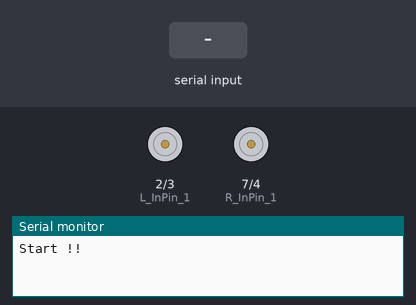
The sketch below on a simulated Arduino Uno, built with avr-gcc and run on an emulated ATmega328P. Shown: motor-driver pin pairs drawn as motors (green arrow = first pin HIGH = forward, orange = second pin HIGH = backward, longer = more drive, scaled by the enable pin), the last lines printed to the serial monitor. The test bench sets the inputs (shaded band).

Above: at 1.2 s.
1.3 s: "1" received over Serial
At 2.5 s:
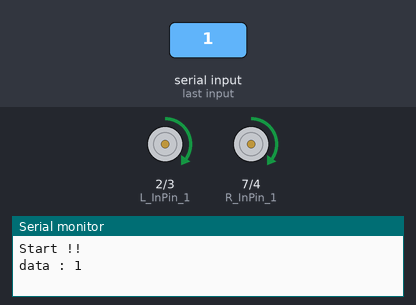
2.8 s: "2" received over Serial
At 3.8 s:
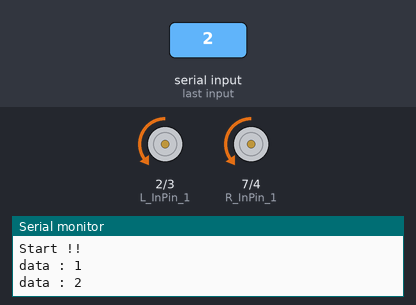
4.3 s: "3" received over Serial
At 5.0 s:
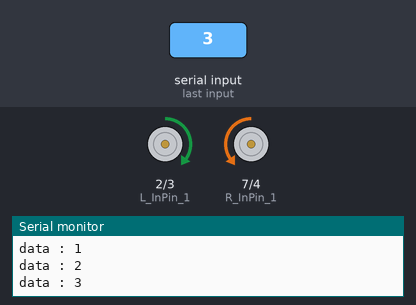
5.8 s: "4" received over Serial
At 6.1 s:
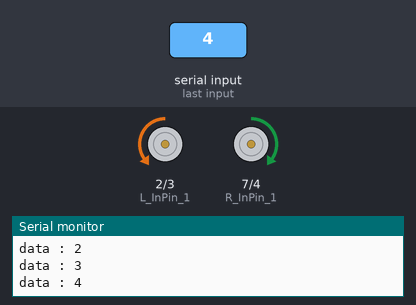
7.3 s: "5" received over Serial
At 8.5 s:
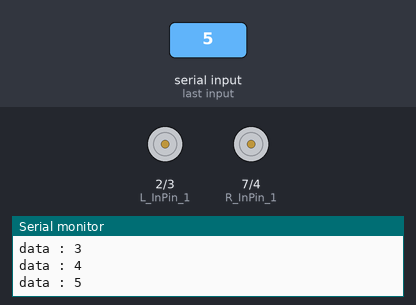
Timing chart, 0 to 9.8 s (numbered marks = the images above; inputs shaded):
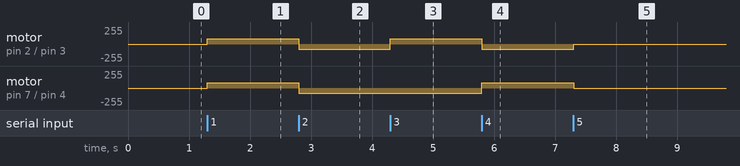

The sketch:

Arduino_L298_Serial.ino
```cpp
int L_InPin_1 = 2;
int L_InPin_2 = 3;
int R_InPin_1 = 7;
int R_InPin_2 = 4;
int L_en = 5;
int R_en = 6;

void setup() {
  pinMode(L_InPin_1,OUTPUT);
  pinMode(L_InPin_2,OUTPUT);
  pinMode(R_InPin_1,OUTPUT);
  pinMode(R_InPin_2,OUTPUT);
  analogWrite(L_en,80);
  analogWrite(R_en,80);
  Serial.begin(9600);
  Serial.print("Start !! \n\n");
}

void Front(int t,int sp){
  analogWrite(L_en,sp);
  analogWrite(R_en,sp);
  digitalWrite(L_InPin_1,HIGH);
  digitalWrite(L_InPin_2,LOW);
  digitalWrite(R_InPin_1,HIGH);
  digitalWrite(R_InPin_2,LOW);
  delay(t);
  }

void Back(int t,int sp){
  analogWrite(L_en,sp);
  analogWrite(R_en,sp);
  digitalWrite(L_InPin_2,HIGH);
  digitalWrite(L_InPin_1,LOW);
  digitalWrite(R_InPin_2,HIGH);
  digitalWrite(R_InPin_1,LOW);
  delay(t);
  }

void Left(int t,int sp){
  analogWrite(L_en,sp);
  analogWrite(R_en,sp);
  digitalWrite(L_InPin_2,HIGH);
  digitalWrite(L_InPin_1,LOW);
  digitalWrite(R_InPin_1,HIGH);
  digitalWrite(R_InPin_2,LOW);
  delay(t);
  }

void Right(int t,int sp){
  analogWrite(L_en,sp);
  analogWrite(R_en,sp);
  digitalWrite(L_InPin_1,HIGH);
  digitalWrite(L_InPin_2,LOW);
  digitalWrite(R_InPin_2,HIGH);
  digitalWrite(R_InPin_1,LOW);
  delay(t);
  }

void Stop(int t){
  digitalWrite(L_InPin_1,LOW);
  digitalWrite(L_InPin_2,LOW);
  digitalWrite(R_InPin_2,LOW);
  digitalWrite(R_InPin_1,LOW);
  delay(t);
  }

void loop() {
 if(Serial.available()){
  char in_data;
  in_data = Serial.read();
  Serial.print("data : ");
  Serial.println(in_data);

  if(in_data == '1'){Front(500,80);}
  else if(in_data == '2'){Back(500,80);}
  else if(in_data == '3'){Right(500,80);}
  else if(in_data == '4'){Left(1500,80);}
  else if(in_data == '5'){Stop(500);}
  }
}
```

Measured:
- after the input at 1.3 s, motor on pin 2 (L_InPin_1) / pin 3 (L_InPin_2), motor on pin 7 (R_InPin_1) / pin 4 (R_InPin_2): stopped → forward 80/255 at once
- after the input at 2.8 s, motor on pin 2 (L_InPin_1) / pin 3 (L_InPin_2), motor on pin 7 (R_InPin_1) / pin 4 (R_InPin_2): forward 80/255 → backward 80/255 at once
- after the input at 4.3 s, motor on pin 2 (L_InPin_1) / pin 3 (L_InPin_2): backward 80/255 → forward 80/255 at once
- after the input at 5.8 s, motor on pin 2 (L_InPin_1) / pin 3 (L_InPin_2): forward 80/255 → backward 80/255 at once; motor on pin 7 (R_InPin_1) / pin 4 (R_InPin_2): backward 80/255 → forward 80/255 at once
- after the input at 7.3 s, motor on pin 2 (L_InPin_1) / pin 3 (L_InPin_2): backward 80/255 → stopped at once; motor on pin 7 (R_InPin_1) / pin 4 (R_InPin_2): forward 80/255 → stopped at once
